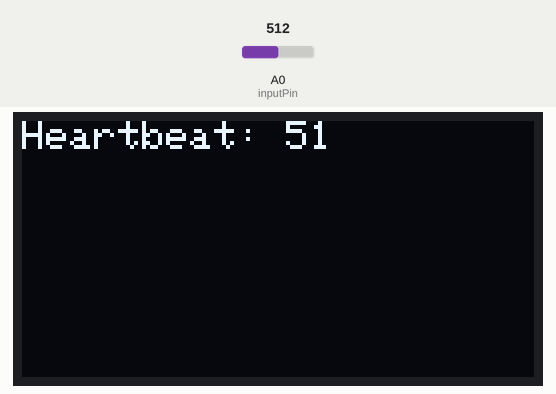
A sketch run on a simulated Arduino Uno, built with avr-gcc and run on an emulated ATmega328P. On the bench: 128×64 one-colour display. The test bench sets the inputs (shaded band); at power-on: A0 (inputPin) = 512. The display library's start-up logo is not drawn.

Above: at 5.2 s.
5.3 s: A0 (inputPin) set to 527
At 6.9 s:
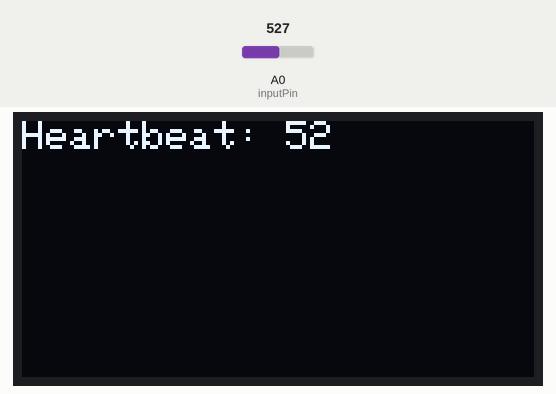
7.6 s: A0 (inputPin) set to 716
At 9.3 s:
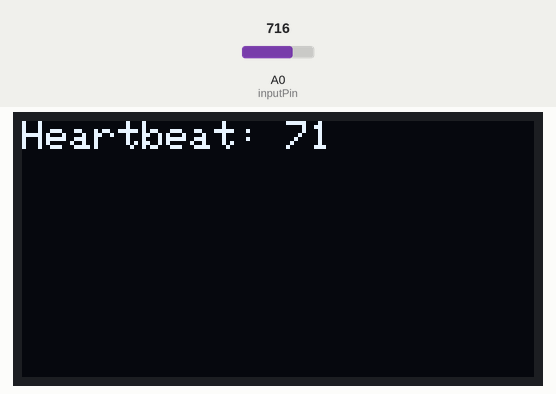
9.7 s: A0 (inputPin) set to 900
At 11.7 s:
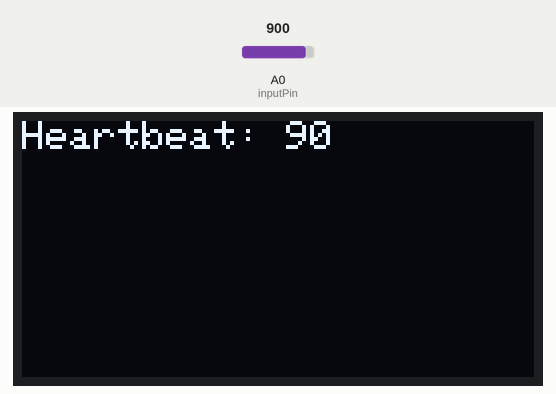
Timing chart, 0 to 13.2 s (numbered marks = the images above; inputs shaded):
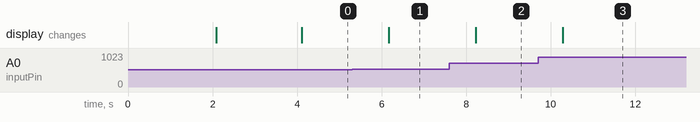

Measured:
- the behaviour switches between 519 and 520 on A0 (inputPin) (found by bisection; images 0 and 1)
- after the input at 5.3 s, the display: changes after 0.87 s (image 1)
- after the input at 7.6 s, the display: changes after 0.62 s (image 2)
- after the input at 9.7 s, the display: changes after 0.58 s (image 3)

The sketch:

Pulsklocka_inl_mning.ino
```cpp
/*
  Fil: Pulsklockan
  Namn: Stella Redler
  Datum: 2023-10-09
  Beskrivning: Detta program visar en persons puls per minut på en Oled skärm, och updaterar den varje sekund, för att få en så exakt puls som möjligt.
*/

/*Inkluderar alla bibliotek och definierar oled skärmen*/
#include <PulseSensorPlayground.h>
#include <Adafruit_GFX.h>
#include <Adafruit_SSD1306.h>
#include <Adafruit_GrayOLED.h>
#include <Adafruit_SPITFT.h>
#include <Adafruit_SPITFT_Macros.h>
#include <gfxfont.h>
#include <SPI.h>
#include <Wire.h>

#define SCREEN_WIDTH 128
#define SCREEN_HEIGHT 64
#define OLED_RESET    -1

/* Initierar OLED-skärmen */
Adafruit_SSD1306 display(SCREEN_WIDTH, SCREEN_HEIGHT, &Wire, OLED_RESET);

/* Initierar pulssensorn */
const int PulseWire = 0;
int Threshold = 50;
int PulseSensor = 0;
const int inputPin = 0;

PulseSensorPlayground pulseSensor;

/*Definierar en logotyp i minnet*/
#define LOGO_HEIGHT   16
#define LOGO_WIDTH    16
static const unsigned char PROGMEM logo_bmp[] =
{ B00000000, B11000000,
  B00000001, B11000000,
  B00000001, B11000000,
  B00000011, B11100000,
  B11110011, B11100000,
  B11111110, B11111000,
  B01111110, B11111111,
  B00110011, B10011111,
  B00011111, B11111100,
  B00001101, B01110000,
  B00011011, B10100000,
  B00111111, B11100000,
  B00111111, B11110000,
  B01111100, B11110000,
  B01110000, B01110000,
  B00000000, B00110000
};

void setup() {
  Serial.begin(9600); // Skriver ut värdena i seriell monitor
  pulseSensor.analogInput(PulseWire); // Ange vilken pinne pulssensorn är ansluten till
  pulseSensor.setThreshold(Threshold); // Ange tröskelvärdet för pulssensorn
  pinMode(inputPin, INPUT);

  if (!display.begin(SSD1306_SWITCHCAPVCC, 0x3C)) {
    Serial.println(F("SSD1306 allocation failed")); // Skriv ut felmeddelande om OLED-skärmen inte kan initialiseras
    for (;;); // Stanna koden här om OLED-skärmen inte kan initialiseras korrekt
  }

  /* Visar det initiala innehållet i displaybufferten på skärmen - biblioteket initialiserar detta med en Adafruit-splashskärm*/
  display.display();
  delay(2000); // Väntar i 2 sekunder

  /*Rensar displaybufferten*/
  display.clearDisplay();

  /* Rita en enskild pixel i vitt*/
  display.drawPixel(10, 10, WHITE);

  /* Visar displaybufferten på skärmen*/
  display.display();
  delay(2000);
}

void loop() {
  int sensorValue = analogRead(inputPin); // Läser av sensorns värde från analoga pin 0
  display.clearDisplay(); // Rensar displayen
  /*Bestämmer hur texten som skrivs ut på skärmen kommer se ut*/
  display.setTextSize(1);
  display.setTextColor(WHITE);
  display.setCursor(0, 0);
  /*Skriver ut texten "Heartbeat: " och ger ut värderna som kommer in från pulssensorn dividerat med 10, för att få ett rimligt värde*/
  display.print("Heartbeat: ");
  display.println(sensorValue/10);
  display.display();
  delay(1000); // Vänta i 1 sekund innan nästa uppdatering
}
```
